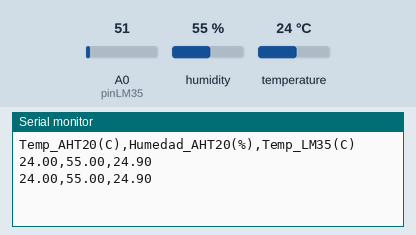
A sketch run on a simulated Arduino Uno, built with avr-gcc and run on an emulated ATmega328P. Parts: the last lines printed to the serial monitor. The inputs (shaded band) are chosen by the test bench; at power-on: humidity 55 %, A0 (pinLM35) = 51, temperature 24 °C.

Above: at 2.9 s.
3.0 s: humidity set to 22 %
At 5.1 s:
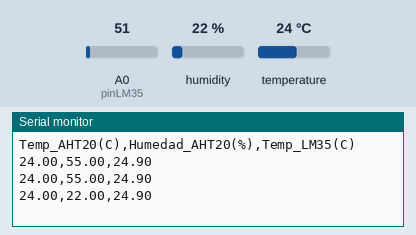
5.8 s: A0 (pinLM35) set to 61
At 7.3 s:
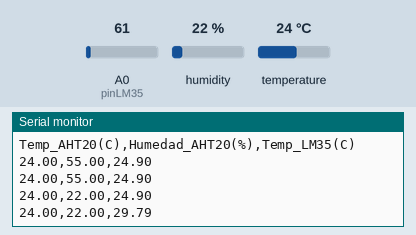
8.6 s: temperature set to 12 °C
At 11.2 s:
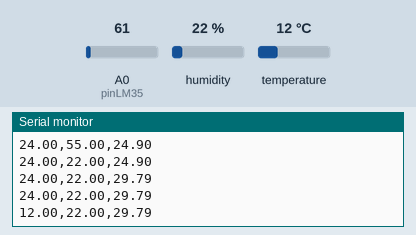
11.4 s: A0 (pinLM35) set to 71
At 13.6 s:
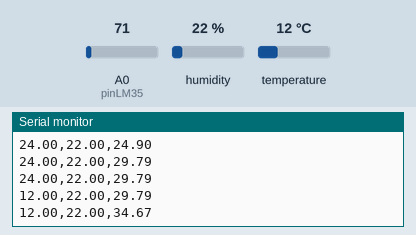
14.2 s: humidity set to 40 %
At 15.7 s:
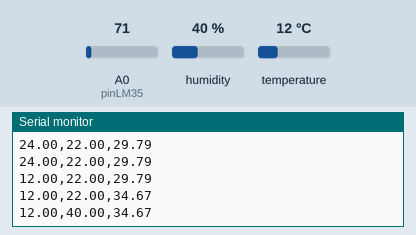
Timing chart, 0 to 17.2 s (numbered marks = the images above; inputs shaded):
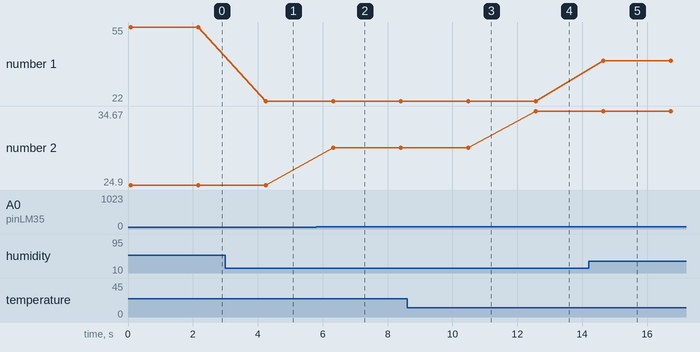

Measured:
- after the input at 3.0 s, the serial monitor: prints a new line after 1.2 s (image 1)
- after the input at 5.8 s, the serial monitor: prints a new line after 0.53 s (image 2)
- after the input at 8.6 s, the serial monitor: prints a new line after 1.9 s (image 3)
- after the input at 11.4 s, the serial monitor: prints a new line after 1.2 s (image 4)
- after the input at 14.2 s, the serial monitor: prints a new line after 0.45 s (image 5)
- plotted number 1: 55 → 22 after the input at 3.0 s, 22 → 40 after the input at 14.2 s
- plotted number 2: 24.9 → 29.79 after the input at 5.8 s, 29.79 → 34.67 after the input at 11.4 s

The sketch:

BMP280.ino
```cpp
#include <Wire.h>
#include <Adafruit_AHTX0.h>

Adafruit_AHTX0 aht;
const int pinLM35 = A0; // Pin del LM35

void setup() {
  Serial.begin(9600);// velocidad comunicación serial
  Wire.begin();// inicia la comunicación serial

  // Inicializar AHT20
  if (!aht.begin()) {
    Serial.println("¡No se pudo encontrar el sensor AHT20!");// alerta
    while (1) delay(10);
  }
  Serial.println("Temp_AHT20(C),Humedad_AHT20(%),Temp_LM35(C)");// encabezados para mi excel
}

void loop() {
  sensors_event_t humidity, temp;
  aht.getEvent(&humidity, &temp); // Lee el AHT20

  // Leer y calcular la temperatura del LM35
  int lecturaAnalogica = analogRead(pinLM35);
  // Conversión: (lectura * 5000mV / 1023) / 10mV por grado Celsius
  float tempLM35 = (lecturaAnalogica * 5.0 * 100.0) / 1024.0;

  // separa los datos en comas
  Serial.print(temp.temperature);//Datos del sensor AHT20
  Serial.print(",");
  Serial.print(humidity.relative_humidity);// datos de humedad
  Serial.print(",");
  Serial.println(tempLM35);// datos de temperatura del LM35

  delay(2000); // Muestreo cada 2 segundos
}
```
